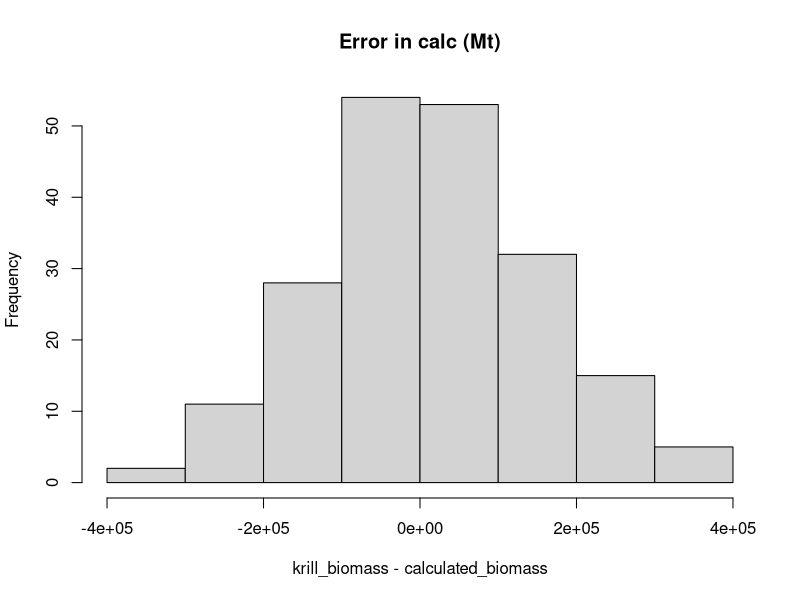

The R script that drew this image:
#assume all krill in the survey slice are perfectly detected

calcKrillBiomass <- function(survey_area_width, survey_area_length, 
                             survey_area_depth, edsu_width, detected_width) {
  
  #survey_area_width = survey width in m
  #survey_area_length = survey length in m
  #survey_area_depth = survey depth in m
  #edsu_width = width of each edsu in m
  #detected_width = width of the survey beam
  
  n_edsu <- (survey_area_width/detected_width) * (survey_area_length/edsu_width)

  edsu <- matrix(0, ncol = (survey_area_width/detected_width), nrow = (survey_area_length/edsu_width))
  
  #add random krill to cells
  n_cells <- round(ncol(edsu)*nrow(edsu), 0)
  cells <- matrix(c(runif(n_cells, 1, nrow(edsu)), runif(n_cells, 1, ncol(edsu))), ncol = 2)
  edsu[cells] <- rexp(n_cells, 1/20)
  
  #choose random locations for 100 krill swarms
  krill_col <- round(runif(1000, 1, ncol(edsu)))
  krill_row <- round(runif(1000, 1, nrow(edsu)))
  
  #place krill into survey area
  for (i in 1:200) {
    cols <- c(krill_col[i] - 2, krill_col[i] - 1, krill_col[i], krill_col[i] + 1, krill_col[i] - 2)
    rows <- c(krill_row[i] - 2, krill_row[i] - 1, krill_row[i], krill_row[i] + 1, krill_row[i] + 2)
    if (any(cols < 1)) cols[cols < 1] <- 1
    if (any(cols > ncol(edsu))) cols[cols > ncol(edsu)] <-  ncol(edsu)
    if (any(rows < 1)) rows[rows < 1] <- 1
    if (any(rows > nrow(edsu))) rows[rows > nrow(edsu)] <- nrow(edsu)
    edsu[rows, cols] <- rnorm(25, 50)
  }
  
  for (i in 210:1000) {
    cols <- c(krill_col[i] - 1, krill_col[i], krill_col[i] + 1)
    rows <- c(krill_row[i] - 1, krill_row[i], krill_row[i] + 1)
    if (any(cols < 1)) cols[cols < 1] <- 1
    if (any(cols > ncol(edsu))) cols[cols > ncol(edsu)] <-  ncol(edsu)
    if (any(rows < 1)) rows[rows < 1] <- 1
    if (any(rows > nrow(edsu))) rows[rows > nrow(edsu)] <- nrow(edsu)
    edsu[rows, cols] <- rnorm(9, 20)
  }
  
  krill_biomass <- sum(edsu*detected_width*edsu_width)/1000/1000 #actual biomass in Mt
  
  calculated_biomass <- mean(edsu[, 1])*survey_area_width*survey_area_length/1000/1000 #in Mt 
  
  return(list(krill_biomass = krill_biomass, calculated_biomass = calculated_biomass))
  
}


krill_biomass <- 0
calculated_biomass <- 0
for (i in 1:200) {
  
  calc_biomass <- calcKrillBiomass(survey_area_width = 2e+05, 
                                   survey_area_length = 6e+05, survey_area_depth = 250, 
                                   detected_width = 50, edsu_width = 2000)
  
  calculated_biomass[i] <- calc_biomass$calculated_biomass
  krill_biomass[i] <- calc_biomass$krill_biomass
  
  if (i %% 100 == 0) print(i)
  
}

hist(krill_biomass - calculated_biomass, main = "Error in calc (Mt)")









